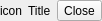
<?xml version="1.0" encoding="UTF-8"?>
<ui version="4.0">
 <class>GTitleOpenFileDialog</class>
 <widget class="QWidget" name="GTitleOpenFileDialog">
  <property name="geometry">
   <rect>
    <x>0</x>
    <y>0</y>
    <width>92</width>
    <height>21</height>
   </rect>
  </property>
  <property name="minimumSize">
   <size>
    <width>0</width>
    <height>0</height>
   </size>
  </property>
  <property name="windowTitle">
   <string>Form</string>
  </property>
  <layout class="QGridLayout" name="gridLayout">
   <property name="leftMargin">
    <number>0</number>
   </property>
   <property name="topMargin">
    <number>0</number>
   </property>
   <property name="rightMargin">
    <number>0</number>
   </property>
   <property name="bottomMargin">
    <number>0</number>
   </property>
   <item row="0" column="0">
    <layout class="QHBoxLayout" name="m_mainLayout" stretch="0,1,0">
     <item>
      <widget class="QLabel" name="m_iconLabel">
       <property name="text">
        <string>icon</string>
       </property>
      </widget>
     </item>
     <item>
      <widget class="QLabel" name="m_titleLabel">
       <property name="text">
        <string>Title</string>
       </property>
      </widget>
     </item>
     <item>
      <widget class="QToolButton" name="m_closeButton">
       <property name="cursor">
        <cursorShape>PointingHandCursor</cursorShape>
       </property>
       <property name="text">
        <string>Close</string>
       </property>
      </widget>
     </item>
    </layout>
   </item>
  </layout>
 </widget>
 <resources/>
 <connections/>
</ui>
